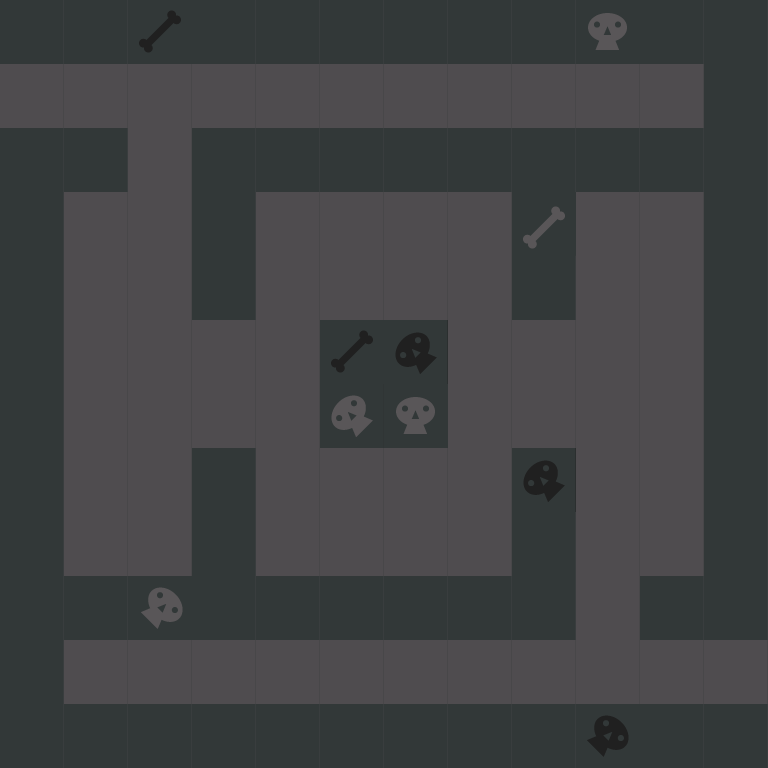

Tiled map render using the project's own tile images. Description and the whole map definition, tile-layer contents included, below:
An orthogonal 12x12 tile map with 64x64 px tiles, 1 tile layer (background) and 8 objects (4x 5, 2x 3, start, end).

<map version="1.0" orientation="orthogonal" renderorder="left-up" width="12" height="12" tilewidth="64" tileheight="64" nextobjectid="81">
 <tileset firstgid="1" name="new_tiled_set" tilewidth="64" tileheight="64" tilecount="132" columns="11">
  <image source="tiledsets/new_tiled_set.png" width="766" height="768" />
  <tile id="0">
   <properties>
    <property name="description" value="wall" />
   </properties>
  </tile>
  <tile id="1">
   <properties>
    <property name="description" value="wall" />
   </properties>
  </tile>
  <tile id="2">
   <properties>
    <property name="description" value="wall" />
   </properties>
  </tile>
  <tile id="3">
   <properties>
    <property name="description" value="wall" />
   </properties>
  </tile>
  <tile id="4">
   <properties>
    <property name="description" value="wall" />
   </properties>
  </tile>
  <tile id="5">
   <properties>
    <property name="description" value="wall" />
   </properties>
  </tile>
  <tile id="6">
   <properties>
    <property name="description" value="wall" />
   </properties>
  </tile>
  <tile id="7">
   <properties>
    <property name="description" value="wall" />
   </properties>
  </tile>
  <tile id="8">
   <properties>
    <property name="description" value="wall" />
   </properties>
  </tile>
  <tile id="9">
   <properties>
    <property name="description" value="wall" />
   </properties>
  </tile>
  <tile id="10">
   <properties>
    <property name="description" value="wall" />
   </properties>
  </tile>
  <tile id="11">
   <properties>
    <property name="description" value="ground" />
   </properties>
  </tile>
  <tile id="12">
   <properties>
    <property name="description" value="ground" />
   </properties>
  </tile>
  <tile id="13">
   <properties>
    <property name="description" value="ground" />
   </properties>
  </tile>
  <tile id="14">
   <properties>
    <property name="description" value="ground" />
   </properties>
  </tile>
  <tile id="15">
   <properties>
    <property name="description" value="wall" />
   </properties>
  </tile>
  <tile id="16">
   <properties>
    <property name="description" value="ground" />
   </properties>
  </tile>
  <tile id="17">
   <properties>
    <property name="description" value="ground" />
   </properties>
  </tile>
  <tile id="18">
   <properties>
    <property name="description" value="ground" />
   </properties>
  </tile>
  <tile id="19">
   <properties>
    <property name="description" value="ground" />
   </properties>
  </tile>
  <tile id="20">
   <properties>
    <property name="description" value="ground" />
   </properties>
  </tile>
  <tile id="21">
   <properties>
    <property name="description" value="wall" />
   </properties>
  </tile>
  <tile id="22">
   <properties>
    <property name="description" value="wall" />
   </properties>
  </tile>
  <tile id="23">
   <properties>
    <property name="description" value="ground" />
   </properties>
  </tile>
  <tile id="24">
   <properties>
    <property name="description" value="ground" />
   </properties>
  </tile>
  <tile id="25">
   <properties>
    <property name="description" value="ground" />
   </properties>
  </tile>
  <tile id="26">
   <properties>
    <property name="description" value="wall" />
   </properties>
  </tile>
  <tile id="27">
   <properties>
    <property name="description" value="ground" />
   </properties>
  </tile>
  <tile id="28">
   <properties>
    <property name="description" value="ground" />
   </properties>
  </tile>
  <tile id="29">
   <properties>
    <property name="description" value="ground" />
   </properties>
  </tile>
  <tile id="30">
   <properties>
    <property name="description" value="wall" />
   </properties>
  </tile>
  <tile id="31">
   <properties>
    <property name="description" value="ground" />
   </properties>
  </tile>
  <tile id="32">
   <properties>
    <property name="description" value="wall" />
   </properties>
  </tile>
  <tile id="33">
   <properties>
    <property name="description" value="wall" />
   </properties>
  </tile>
  <tile id="34">
   <properties>
    <property name="description" value="ground" />
   </properties>
  </tile>
  <tile id="35">
   <properties>
    <property name="description" value="ground" />
   </properties>
  </tile>
  <tile id="36">
   <properties>
    <property name="description" value="ground" />
   </properties>
  </tile>
  <tile id="37">
   <properties>
    <property name="description" value="wall" />
   </properties>
  </tile>
  <tile id="38">
   <properties>
    <property name="description" value="ground" />
   </properties>
  </tile>
  <tile id="39">
   <properties>
    <property name="description" value="ground" />
   </properties>
  </tile>
  <tile id="40">
   <properties>
    <property name="description" value="ground" />
   </properties>
  </tile>
  <tile id="41">
   <properties>
    <property name="description" value="wall" />
   </properties>
  </tile>
  <tile id="42">
   <properties>
    <property name="description" value="ground" />
   </properties>
  </tile>
  <tile id="43">
   <properties>
    <property name="description" value="wall" />
   </properties>
  </tile>
  <tile id="44">
   <properties>
    <property name="description" value="wall" />
   </properties>
  </tile>
  <tile id="45">
   <properties>
    <property name="description" value="ground" />
   </properties>
  </tile>
  <tile id="46">
   <properties>
    <property name="description" value="ground" />
   </properties>
  </tile>
  <tile id="47">
   <properties>
    <property name="description" value="ground" />
   </properties>
  </tile>
  <tile id="48">
   <properties>
    <property name="description" value="wall" />
   </properties>
  </tile>
  <tile id="49">
   <properties>
    <property name="description" value="ground" />
   </properties>
  </tile>
  <tile id="50">
   <properties>
    <property name="description" value="ground" />
   </properties>
  </tile>
  <tile id="51">
   <properties>
    <property name="description" value="ground" />
   </properties>
  </tile>
  <tile id="52">
   <properties>
    <property name="description" value="wall" />
   </properties>
  </tile>
  <tile id="53">
   <properties>
    <property name="description" value="ground" />
   </properties>
  </tile>
  <tile id="54">
   <properties>
    <property name="description" value="wall" />
   </properties>
  </tile>
  <tile id="55">
   <properties>
    <property name="description" value="wall" />
   </properties>
  </tile>
  <tile id="56">
   <properties>
    <property name="description" value="ground" />
   </properties>
  </tile>
  <tile id="57">
   <properties>
    <property name="description" value="ground" />
   </properties>
  </tile>
  <tile id="58">
   <properties>
    <property name="description" value="ground" />
   </properties>
  </tile>
  <tile id="59">
   <properties>
    <property name="description" value="wall" />
   </properties>
  </tile>
  <tile id="60">
   <properties>
    <property name="description" value="ground" />
   </properties>
  </tile>
  <tile id="61">
   <properties>
    <property name="description" value="ground" />
   </properties>
  </tile>
  <tile id="62">
   <properties>
    <property name="description" value="ground" />
   </properties>
  </tile>
  <tile id="63">
   <properties>
    <property name="description" value="wall" />
   </properties>
  </tile>
  <tile id="64">
   <properties>
    <property name="description" value="ground" />
   </properties>
  </tile>
  <tile id="65">
   <properties>
    <property name="description" value="wall" />
   </properties>
  </tile>
  <tile id="66">
   <properties>
    <property name="description" value="wall" />
   </properties>
  </tile>
  <tile id="67">
   <properties>
    <property name="description" value="ground" />
   </properties>
  </tile>
  <tile id="68">
   <properties>
    <property name="description" value="ground" />
   </properties>
  </tile>
  <tile id="69">
   <properties>
    <property name="description" value="ground" />
   </properties>
  </tile>
  <tile id="70">
   <properties>
    <property name="description" value="wall" />
   </properties>
  </tile>
  <tile id="71">
   <properties>
    <property name="description" value="ground" />
   </properties>
  </tile>
  <tile id="72">
   <properties>
    <property name="description" value="ground" />
   </properties>
  </tile>
  <tile id="73">
   <properties>
    <property name="description" value="ground" />
   </properties>
  </tile>
  <tile id="74">
   <properties>
    <property name="description" value="wall" />
   </properties>
  </tile>
  <tile id="75">
   <properties>
    <property name="description" value="ground" />
   </properties>
  </tile>
  <tile id="76">
   <properties>
    <property name="description" value="wall" />
   </properties>
  </tile>
  <tile id="77">
   <properties>
    <property name="description" value="wall" />
   </properties>
  </tile>
  <tile id="78">
   <properties>
    <property name="description" value="ground" />
   </properties>
  </tile>
  <tile id="79">
   <properties>
    <property name="description" value="ground" />
   </properties>
  </tile>
  <tile id="80">
   <properties>
    <property name="description" value="ground" />
   </properties>
  </tile>
  <tile id="81">
   <properties>
    <property name="description" value="wall" />
   </properties>
  </tile>
  <tile id="82">
   <properties>
    <property name="description" value="ground" />
   </properties>
  </tile>
  <tile id="83">
   <properties>
    <property name="description" value="ground" />
   </properties>
  </tile>
  <tile id="84">
   <properties>
    <property name="description" value="ground" />
   </properties>
  </tile>
  <tile id="85">
   <properties>
    <property name="description" value="wall" />
   </properties>
  </tile>
  <tile id="86">
   <properties>
    <property name="description" value="ground" />
   </properties>
  </tile>
  <tile id="87">
   <properties>
    <property name="description" value="wall" />
   </properties>
  </tile>
  <tile id="88">
   <properties>
    <property name="description" value="wall" />
   </properties>
  </tile>
  <tile id="89">
   <properties>
    <property name="description" value="ground" />
   </properties>
  </tile>
  <tile id="90">
   <properties>
    <property name="description" value="ground" />
   </properties>
  </tile>
  <tile id="91">
   <properties>
    <property name="description" value="ground" />
   </properties>
  </tile>
  <tile id="92">
   <properties>
    <property name="description" value="wall" />
   </properties>
  </tile>
  <tile id="93">
   <properties>
    <property name="description" value="ground" />
   </properties>
  </tile>
  <tile id="94">
   <properties>
    <property name="description" value="ground" />
   </properties>
  </tile>
  <tile id="95">
   <properties>
    <property name="description" value="ground" />
   </properties>
  </tile>
  <tile id="96">
   <properties>
    <property name="description" value="wall" />
   </properties>
  </tile>
  <tile id="97">
   <properties>
    <property name="description" value="ground" />
   </properties>
  </tile>
  <tile id="98">
   <properties>
    <property name="description" value="wall" />
   </properties>
  </tile>
  <tile id="99">
   <properties>
    <property name="description" value="wall" />
   </properties>
  </tile>
  <tile id="100">
   <properties>
    <property name="description" value="ground" />
   </properties>
  </tile>
  <tile id="101">
   <properties>
    <property name="description" value="ground" />
   </properties>
  </tile>
  <tile id="102">
   <properties>
    <property name="description" value="ground" />
   </properties>
  </tile>
  <tile id="103">
   <properties>
    <property name="description" value="wall" />
   </properties>
  </tile>
  <tile id="104">
   <properties>
    <property name="description" value="ground" />
   </properties>
  </tile>
  <tile id="105">
   <properties>
    <property name="description" value="ground" />
   </properties>
  </tile>
  <tile id="106">
   <properties>
    <property name="description" value="ground" />
   </properties>
  </tile>
  <tile id="107">
   <properties>
    <property name="description" value="wall" />
   </properties>
  </tile>
  <tile id="108">
   <properties>
    <property name="description" value="ground" />
   </properties>
  </tile>
  <tile id="109">
   <properties>
    <property name="description" value="wall" />
   </properties>
  </tile>
  <tile id="110">
   <properties>
    <property name="description" value="wall" />
   </properties>
  </tile>
  <tile id="111">
   <properties>
    <property name="description" value="ground" />
   </properties>
  </tile>
  <tile id="112">
   <properties>
    <property name="description" value="ground" />
   </properties>
  </tile>
  <tile id="113">
   <properties>
    <property name="description" value="ground" />
   </properties>
  </tile>
  <tile id="114">
   <properties>
    <property name="description" value="ground" />
   </properties>
  </tile>
  <tile id="115">
   <properties>
    <property name="description" value="ground" />
   </properties>
  </tile>
  <tile id="116">
   <properties>
    <property name="description" value="ground" />
   </properties>
  </tile>
  <tile id="117">
   <properties>
    <property name="description" value="ground" />
   </properties>
  </tile>
  <tile id="118">
   <properties>
    <property name="description" value="wall" />
   </properties>
  </tile>
  <tile id="119">
   <properties>
    <property name="description" value="ground" />
   </properties>
  </tile>
  <tile id="120">
   <properties>
    <property name="description" value="ground" />
   </properties>
  </tile>
  <tile id="121">
   <properties>
    <property name="description" value="wall" />
   </properties>
  </tile>
  <tile id="122">
   <properties>
    <property name="description" value="wall" />
   </properties>
  </tile>
  <tile id="123">
   <properties>
    <property name="description" value="wall" />
   </properties>
  </tile>
  <tile id="124">
   <properties>
    <property name="description" value="wall" />
   </properties>
  </tile>
  <tile id="125">
   <properties>
    <property name="description" value="wall" />
   </properties>
  </tile>
  <tile id="126">
   <properties>
    <property name="description" value="wall" />
   </properties>
  </tile>
  <tile id="127">
   <properties>
    <property name="description" value="wall" />
   </properties>
  </tile>
  <tile id="128">
   <properties>
    <property name="description" value="wall" />
   </properties>
  </tile>
  <tile id="129">
   <properties>
    <property name="description" value="wall" />
   </properties>
  </tile>
  <tile id="130">
   <properties>
    <property name="description" value="wall" />
   </properties>
  </tile>
  <tile id="131">
   <properties>
    <property name="description" value="wall" />
   </properties>
  </tile>
 </tileset>
 <layer name="background" width="12" height="12">
  <data>
   <tile gid="16" />
   <tile gid="16" />
   <tile gid="44" />
   <tile gid="16" />
   <tile gid="16" />
   <tile gid="16" />
   <tile gid="16" />
   <tile gid="16" />
   <tile gid="16" />
   <tile gid="22" />
   <tile gid="16" />
   <tile gid="16" />
   <tile gid="15" />
   <tile gid="15" />
   <tile gid="15" />
   <tile gid="15" />
   <tile gid="15" />
   <tile gid="15" />
   <tile gid="15" />
   <tile gid="15" />
   <tile gid="15" />
   <tile gid="15" />
   <tile gid="15" />
   <tile gid="16" />
   <tile gid="16" />
   <tile gid="16" />
   <tile gid="15" />
   <tile gid="16" />
   <tile gid="16" />
   <tile gid="16" />
   <tile gid="16" />
   <tile gid="16" />
   <tile gid="16" />
   <tile gid="16" />
   <tile gid="16" />
   <tile gid="16" />
   <tile gid="16" />
   <tile gid="15" />
   <tile gid="15" />
   <tile gid="16" />
   <tile gid="15" />
   <tile gid="15" />
   <tile gid="15" />
   <tile gid="15" />
   <tile gid="5" />
   <tile gid="15" />
   <tile gid="15" />
   <tile gid="16" />
   <tile gid="16" />
   <tile gid="15" />
   <tile gid="15" />
   <tile gid="16" />
   <tile gid="15" />
   <tile gid="15" />
   <tile gid="15" />
   <tile gid="15" />
   <tile gid="16" />
   <tile gid="15" />
   <tile gid="15" />
   <tile gid="16" />
   <tile gid="16" />
   <tile gid="15" />
   <tile gid="15" />
   <tile gid="15" />
   <tile gid="15" />
   <tile gid="44" />
   <tile gid="53" />
   <tile gid="15" />
   <tile gid="15" />
   <tile gid="15" />
   <tile gid="15" />
   <tile gid="16" />
   <tile gid="16" />
   <tile gid="15" />
   <tile gid="15" />
   <tile gid="15" />
   <tile gid="15" />
   <tile gid="34" />
   <tile gid="22" />
   <tile gid="15" />
   <tile gid="15" />
   <tile gid="15" />
   <tile gid="15" />
   <tile gid="16" />
   <tile gid="16" />
   <tile gid="15" />
   <tile gid="15" />
   <tile gid="16" />
   <tile gid="15" />
   <tile gid="15" />
   <tile gid="15" />
   <tile gid="15" />
   <tile gid="53" />
   <tile gid="15" />
   <tile gid="15" />
   <tile gid="16" />
   <tile gid="16" />
   <tile gid="15" />
   <tile gid="15" />
   <tile gid="16" />
   <tile gid="15" />
   <tile gid="15" />
   <tile gid="15" />
   <tile gid="15" />
   <tile gid="16" />
   <tile gid="15" />
   <tile gid="15" />
   <tile gid="16" />
   <tile gid="16" />
   <tile gid="16" />
   <tile gid="130" />
   <tile gid="16" />
   <tile gid="16" />
   <tile gid="16" />
   <tile gid="16" />
   <tile gid="16" />
   <tile gid="16" />
   <tile gid="15" />
   <tile gid="16" />
   <tile gid="16" />
   <tile gid="16" />
   <tile gid="15" />
   <tile gid="15" />
   <tile gid="15" />
   <tile gid="15" />
   <tile gid="15" />
   <tile gid="15" />
   <tile gid="15" />
   <tile gid="15" />
   <tile gid="15" />
   <tile gid="15" />
   <tile gid="15" />
   <tile gid="16" />
   <tile gid="16" />
   <tile gid="16" />
   <tile gid="16" />
   <tile gid="16" />
   <tile gid="16" />
   <tile gid="16" />
   <tile gid="16" />
   <tile gid="16" />
   <tile gid="88" />
   <tile gid="16" />
   <tile gid="16" />
  </data>
 </layer>
 <objectgroup name="Enemies">
  <object id="75" type="5" x="76" y="206.667" width="32" height="32">
   <properties>
    <property name="speed" type="float" value="1.5" />
    <property name="start_direction" type="int" value="4" />
   </properties>
   <ellipse />
  </object>
  <object id="76" type="5" x="656" y="526.667" width="32" height="32">
   <properties>
    <property name="speed" type="float" value="1.5" />
    <property name="start_direction" type="int" value="3" />
   </properties>
   <ellipse />
  </object>
  <object id="77" type="5" x="269.333" y="204" width="32" height="32">
   <properties>
    <property name="speed" type="float" value="2" />
    <property name="start_direction" type="int" value="4" />
   </properties>
   <ellipse />
  </object>
  <object id="78" type="5" x="464" y="528" width="32" height="32">
   <properties>
    <property name="speed" type="float" value="2" />
    <property name="start_direction" type="int" value="3" />
   </properties>
   <ellipse />
  </object>
  <object id="79" type="3" x="464" y="269.333" width="32" height="32">
   <properties>
    <property name="speed" type="float" value="1.5" />
    <property name="start_direction" type="int" value="2" />
   </properties>
   <ellipse />
  </object>
  <object id="80" type="3" x="270.667" y="464" width="32" height="32">
   <properties>
    <property name="speed" type="float" value="1.5" />
    <property name="start_direction" type="int" value="1" />
   </properties>
   <ellipse />
  </object>
 </objectgroup>
 <objectgroup name="Player">
  <object id="60" name="start" x="0" y="64" width="64" height="64">
   <properties>
    <property name="description" value="start" />
   </properties>
  </object>
  <object id="61" name="end" x="704" y="640" width="64" height="64">
   <properties>
    <property name="description" value="end" />
   </properties>
  </object>
 </objectgroup>
</map>
